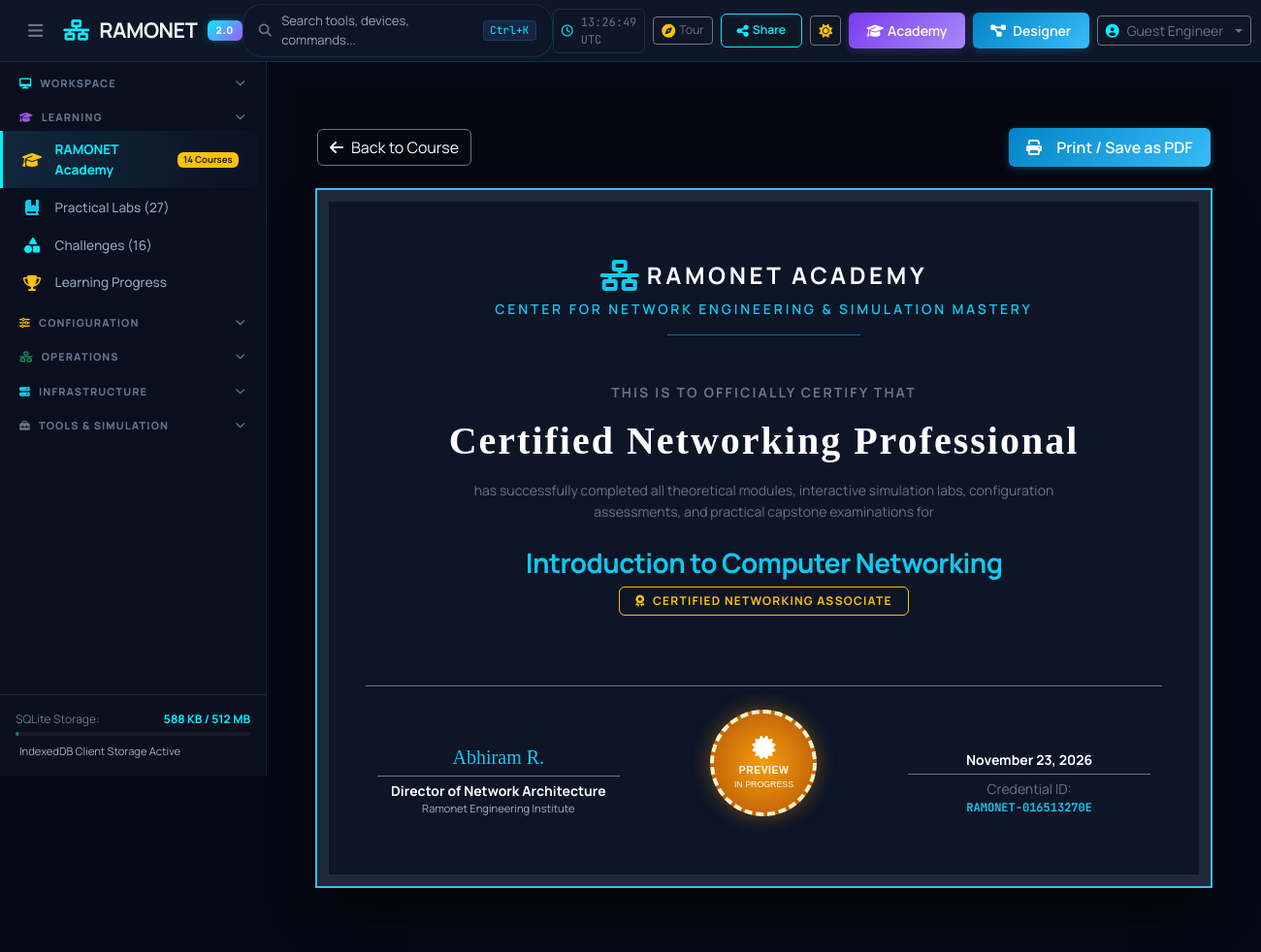
/academy/course/intro-to-networking/certificate/, run on the app's committed database.
### academy/models.py (models this page shows, shortened)
class Course(models.Model):
    LEVEL_CHOICES = [
        ('beginner', 'Beginner'),
        ('intermediate', 'Intermediate'),
        ('advanced', 'Advanced'),
    ]
    CATEGORY_CHOICES = [
        ('foundations', 'Network Foundations'),
        ('switching_routing', 'Switching & Routing'),
        ('security', 'Network Security & Firewalls'),
        ('services_storage', 'Enterprise Services & Storage'),
        ('infrastructure', 'Infrastructure & Surveillance'),
        ('troubleshooting', 'Diagnostics & Troubleshooting'),
    ]
    title = models.CharField(max_length=200)
    slug = models.SlugField(max_length=200, unique=True)
    description = models.TextField()
    level = models.CharField(max_length=20, choices=LEVEL_CHOICES, default='beginner')
    category = models.CharField(max_length=40, choices=CATEGORY_CHOICES, default='foundations')
    estimated_hours = models.DecimalField(max_digits=4, decimal_places=1, default=4.0)
    icon = models.CharField(max_length=64, default='fa-graduation-cap')
    badge_name = models.CharField(max_length=100, default='Certified Network Associate')
    order = models.PositiveIntegerField(default=0)
    is_published = models.BooleanField(default=True)
    created_at = models.DateTimeField(auto_now_add=True)
    updated_at = models.DateTimeField(auto_now=True)
    class Meta:
        ordering = ['order', 'title']
        verbose_name = 'Academy Course'
        verbose_name_plural = 'Academy Courses'

### academy/views.py (the view)
# urls.py: path('course/<slug:course_slug>/certificate/', views.certificate_view, name='certificate'),
def certificate_view(request, course_slug):
    import re
    course = get_object_or_404(Course, slug=course_slug)
    raw_name = request.GET.get('name', '').strip()
    is_completed = False
    if request.user.is_authenticated:
        user_prog = UserCourseProgress.objects.filter(user=request.user, course=course).first()
        if user_prog and user_prog.is_completed:
            is_completed = True
        student_name = request.user.get_full_name() or request.user.username
    else:
        student_name = raw_name or "Certified Networking Professional"
    student_name = re.sub(r'[<>\'"]', '', student_name)[:64]
    credential_id = f"RAMONET-{course.id:02d}{uuid.uuid4().hex[:8].upper()}"
    completion_date = timezone.now().strftime("%B %d, %Y")
    context = {
        'page_title': f"Certificate of Completion — {course.title}",
        'course': course,
        'student_name': student_name,
        'credential_id': credential_id,
        'completion_date': completion_date,
        'is_completed': is_completed,
    }
    return render(request, 'academy/certificate.html', context)

### accounts/context_processors.py (called while the page is built)
def ramonet_context(request):
    db_size_kb = 0
    db_path = settings.DATABASES['default']['NAME']
    if os.path.exists(db_path):
        db_size_kb = round(os.path.getsize(db_path) / 1024, 1)
    return {
        'APP_NAME': 'Ramonet',
        'APP_VERSION': '2.0.0',
        'APP_SUBTITLE': 'Enterprise Network Simulator & Learning Platform',
        'DB_SIZE_KB': db_size_kb,
        'PYTHONANYWHERE_STORAGE_LIMIT_MB': 512,
        'USER_PREFERENCES': {
            'theme': 'dark-navy',
            'sidebar_collapsed': False,
        }
    }

### templates/academy/certificate.html (shortened to what this page needs)
{% extends 'base.html' %}
{% load static %}
{% block content %}
<div class="cert-wrapper">
    <div class="d-flex justify-content-between align-items-center max-w-960 mx-auto mb-4 btn-print-bar" style="max-width: 960px;">
        <a href="{% url 'academy:course_detail' course.slug %}" class="btn btn-outline-secondary text-light">
            <i class="fa-solid fa-arrow-left me-2"></i>Back to Course
        </a>
        <div class="d-flex gap-2">
            <button type="button" class="btn btn-primary-blue" onclick="window.print()">
                <i class="fa-solid fa-print me-2"></i>Print / Save as PDF
            </button>
        </div>
    </div>
    <div class="cert-frame">
        <div class="text-center mb-5">
            <div class="d-flex align-items-center justify-content-center gap-2 mb-2">
                <i class="fa-solid fa-network-wired text-info fs-2"></i>
                <span class="h4 text-white fw-bold tracking-wider mb-0" style="letter-spacing: 0.15em;">RAMONET ACADEMY</span>
            </div>
            <div class="small text-info text-uppercase fw-semibold" style="letter-spacing: 0.2em;">Center for Network Engineering & Simulation Mastery</div>
            <hr class="w-25 mx-auto border-info mt-3 opacity-50">
        </div>
        <div class="text-center mb-5">
            <div class="text-uppercase text-secondary small fw-bold mb-3" style="letter-spacing: 0.15em;">This is to officially certify that</div>
            <h1 class="display-6 text-white fw-bold mb-3 font-serif" style="font-family: Georgia, serif; letter-spacing: 0.05em;">
                {{ student_name }}
            </h1>
            <div class="text-secondary small mb-4" style="max-width: 600px; margin: 0 auto; line-height: 1.6;">
                has successfully completed all theoretical modules, interactive simulation labs, configuration assessments, and practical capstone examinations for
            </div>
            <h2 class="h3 text-info fw-bold mb-2">
                {{ course.title }}
            </h2>
            <div class="badge bg-card text-warning border border-warning px-3 py-2 text-uppercase mb-4" style="letter-spacing: 0.1em;">
                <i class="fa-solid fa-award me-1"></i> {{ course.badge_name }}
            </div>
        </div>
        <div class="row align-items-end mt-5 pt-4 border-top border-secondary">
            <div class="col-4 text-center">
                <div class="font-serif text-info fs-5 mb-1" style="font-family: 'Brush Script MT', cursive, serif;">
                    Abhiram R.
                </div>
                <div class="border-top border-secondary pt-1">
                    <div class="small text-white fw-bold">Director of Network Architecture</div>
                    <div class="text-muted" style="font-size: 0.7rem;">Ramonet Engineering Institute</div>
                </div>
            </div>
            <div class="col-4 d-flex justify-content-center">
                <div class="cert-seal">
                    <i class="fa-solid fa-certificate fs-4 mb-1"></i>
                    {% if is_completed %}
                    <span style="font-size: 0.65rem; font-weight: bold; letter-spacing: 0.05em;">VERIFIED</span>
                    <span style="font-size: 0.55rem;">EXCELLENCE</span>
                    {% else %}
                    <span style="font-size: 0.65rem; font-weight: bold; letter-spacing: 0.05em;">PREVIEW</span>
                    <span style="font-size: 0.55rem;">IN PROGRESS</span>
                    {% endif %}
                </div>
            </div>
            <div class="col-4 text-center">
                <div class="small text-white fw-bold mb-1">{{ completion_date }}</div>
                <div class="border-top border-secondary pt-1">
                    <div class="small text-secondary">Credential ID:</div>
                    <div class="font-monospace text-info fw-bold" style="font-size: 0.75rem;">{{ credential_id }}</div>
                </div>
            </div>
        </div>
    </div>
</div>
{% endblock %}

### static/css/ramonet-theme.css (style rules this page uses)
:root, [data-bs-theme="dark"] { --bg-main: #060913; --bg-sidebar: #0a0f1e; --bg-secondary: #0e1529; --bg-card: #121b34; --bg-surface-elevated: #182444; --primary-accent: #00f0ff; --primary-accent-rgb: 0, 240, 255; --primary-accent-hover: #38bdf8; --primary-glow: rgba(0, 240, 255, 0.28); --secondary-accent: #a855f7; --secondary-accent-rgb: 168, 85, 247; --secondary-glow: rgba(168, 85, 247, 0.25); --success: #10b981; --success-rgb: 16, 185, 129; --success-glow: rgba(16, 185, 129, 0.25); --warning: #fbbf24; --warning-rgb: 251, 191, 36; --warning-glow: rgba(251, 191, 36, 0.25); --error: #fb7185; --danger: #fb7185; --error-rgb: 251, 113, 133; --error-glow: rgba(251, 113, 133, 0.25); --text-main: #f1f5f9; --text-primary: #f1f5f9; --text-secondary: #94a3b8; --text-muted: #64748b; --border-color: rgba(0, 240, 255, 0.12); --border-subtle: rgba(0, 240, 255, 0.18); --border-accent: rgba(0, 240, 255, 0.35); --card-shadow: 0 4px 20px -2px rgba(0, 0, 0, 0.65), 0 0 1px rgba(0, 240, 255, 0.15); --card-shadow-hover: 0 10px 28px -4px rgba(0, 0, 0, 0.8), 0 0 16px var(--primary-glow); --sidebar-width: 275px; --sidebar-collapsed-width: 74px; --header-height: 64px; --font-sans: 'Manrope', -apple-system, BlinkMacSystemFont, "Segoe UI", Roboto, "Helvetica Neue", Arial, sans-serif; --font-mono: 'JetBrains Mono', 'Fira Code', Menlo, Monaco, Consolas, "Courier New", monospace; --radius-sm: 6px; --radius-md: 10px; --radius-lg: 14px; }
*, *::before, *::after { box-sizing: border-box; }
html, body { font-family: 'Manrope', -apple-system, BlinkMacSystemFont, "Segoe UI", Roboto, "Helvetica Neue", Arial, sans-serif; }
button, input, select, textarea, .form-control, .form-select, .btn, .card, .modal, .table, .navbar, .dropdown-menu, .nav, .nav-link, .badge, h1, h2, h3, h4, h5, h6, p, label, strong, b, em, small { font-family: 'Manrope', -apple-system, BlinkMacSystemFont, "Segoe UI", Roboto, "Helvetica Neue", Arial, sans-serif; }
code, kbd, pre, samp, .font-monospace, .terminal-screen, .terminal-input, .terminal-prompt-label, .tech-mono, .cisco-output, .cli-text { font-family: 'JetBrains Mono', 'Fira Code', Menlo, Monaco, Consolas, "Courier New", monospace !important; }
body { background-color: var(--bg-main); color: var(--text-main); margin: 0; padding: 0; overflow-x: hidden; line-height: 1.5; -webkit-font-smoothing: antialiased; }
h1, h2, h3, h4, h5, h6 { color: var(--text-main); font-weight: 700; letter-spacing: -0.02em; }
.btn-primary-blue { background: linear-gradient(135deg, #0284C7, #38BDF8); color: #FFFFFF !important; border: none; font-weight: 600; padding: 0.5rem 1.15rem; border-radius: var(--radius-sm); box-shadow: 0 2px 10px rgba(56, 189, 248, 0.25); transition: all 0.2s cubic-bezier(0.16, 1, 0.3, 1); display: inline-flex; align-items: center; gap: 0.45rem; }

### templates/academy/certificate.html (style rules this page uses)
.cert-wrapper { background-color: #050811; padding: 40px 20px; min-height: calc(100vh - 60px); }
.cert-frame { max-width: 960px; margin: 0 auto; background: #0d1527; border: 12px solid #1e293b; outline: 2px solid #38bdf8; padding: 60px 50px; box-shadow: 0 25px 50px -12px rgba(0, 0, 0, 0.7); position: relative; color: #f8fafc; }
.cert-seal { width: 110px; height: 110px; border-radius: 50%; background: radial-gradient(circle, #f59e0b 0%, #b45309 100%); border: 4px dashed #fef3c7; box-shadow: 0 0 20px rgba(245, 158, 11, 0.4); display: flex; flex-direction: column; align-items: center; justify-content: center; color: #fff; text-align: center; font-family: sans-serif; }

### data on the page
Course: title "Introduction to Computer Networking", badge_name "CERTIFIED NETWORKING ASSOCIATE"

### other printed values
{{ request.user.username|default:"Guest Engineer" }} "Guest Engineer"
{{ student_name }} "Certified Networking Professional"
{{ credential_id }} "RAMONET-016513270E"
